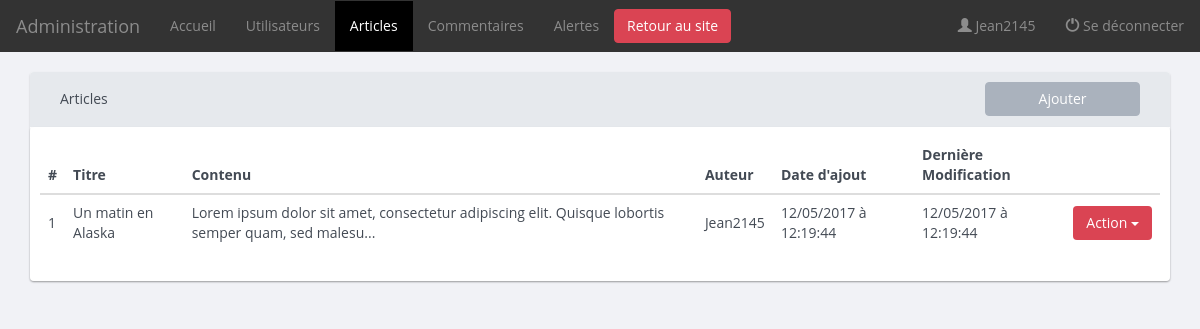
Screenshot of /admin/articles (signed in) with the database file from the repository.
### tables this page shows
CREATE TABLE `articles` (
  `id` int(11) NOT NULL,
  `title` varchar(255) NOT NULL,
  `content` text NOT NULL,
  `auteur` varchar(255) NOT NULL,
  `addDate` datetime NOT NULL,
  `modDate` datetime NOT NULL
);

### Core/View/View.php (called while the page is built, shortened)
<?php
class View
{
    public function render(string $view, array $args = [])
    {
        extract($args, EXTR_SKIP);
        $file = "../App/Views/$view";
        require $file;
    }
}

### App/Controllers/Admin/ArticlesController.php (called while the page is built, shortened)
<?php
class ArticlesController extends Controller
{
    public function indexAction()
    {
      $articlePDO = new ArticlePDO(new BDD);
      $articles = $articlePDO->getArticles();
      return $this->app['view']->render('Admin/articles.php', [
              'auth' => $this->app['auth'],
              'articles' => $articles
      ]);
    }
}

### Core/Application.php (called while the page is built, shortened)
<?php
class Application extends ArrayApp
{
  public function __construct()
  {
     $this->app['route'] = new Router($this);
     $this->app['HTTPRequest'] = new HTTPRequest($this);
     $this->app['HTTPResponse'] = new HTTPResponse($this);
     $this->app['auth'] = new Auth($this);
     $this->app['view'] = new View($this);
  }
  public function run()
  {
    $controller = $this->arrayController();
    $controller = $this->namespace() . $controller;
    $this->getController($controller, $this->app);
  }
  protected function arrayController()
  {
    $controller = $this->app['route']->getParams()['controller'];
    return $controller;
  }
  protected function namespace()
  {
    $namespace = "App\\Controllers\\";
    if($this->keyArray('namespace'))
    {
      $namespace = $namespace . $this->app['route']->getParams()['namespace'] . "\\";
    }
    return $namespace;
  }
  protected function getController(string $controller, array $app)
  {
    try {
      $controller = new $controller($app);
      return call_user_func([$controller, $this->app['route']->getParams()['action']]);
    } catch (Exception $e) {
        echo "Error loading : " . $e->getMessage();
    }
  }
  private function keyArray(string $key)
  {
     return array_key_exists($key, $this->app['route']->getParams());
  }
  private function validRoute()
  {
    $this->app['route']->setURL($this->app['HTTPRequest']->requestURI());
    $this->app['route']->setMatch($this->app['route']->getURL());
    return true;
  }
}

### web/index.php (called while the page is built, shortened)
<?php
$app = new Core\Application;
$app->run();

### Core/Domain/Manager.php (called while the page is built, shortened)
<?php
abstract class Manager
{
   protected function setDb(BDD $db)
   {
     $this->db = $db;
   }
}

### App/PDO/BDD.php (called while the page is built, shortened)
<?php
class BDD extends Config
{
  public function __construct()
  {
    try {
      $pdo = new PDO('mysql:host='. self::HOST . ';dbname=' . self::DBNAME, self::LOGIN, self::PASSWORD);
      $pdo->setAttribute(PDO::ATTR_DEFAULT_FETCH_MODE, PDO::FETCH_OBJ);
      $pdo->setAttribute(PDO::ATTR_ERRMODE, PDO::ERRMODE_EXCEPTION);
      $this->pdo = $pdo;
    } catch (Exception $e) {
      echo "Impossible d'accéder à la base de données Mysql : ".$e->getMessage();
      die();
    }
  }
}

### App/PDO/ArticlePDO.php (called while the page is built, shortened)
<?php
class ArticlePDO extends Manager
{
  public function getArticles()
  {
    $article = [];
    $query = $this->db->pdo->query('SELECT id, title, content, auteur, addDate, modDate FROM articles ORDER BY id DESC');
    while ($donnees = $query->fetch(PDO::FETCH_ASSOC))
    {
      $article[] = new Article($donnees);
    }
    return $article;
  }
}

### Core/Domain/Model.php (called while the page is built, shortened)
<?php
abstract class Model
{
  public function hydrate(array $donnees)
  {
    foreach ($donnees as $key => $value)
    {
      $method = 'set'.ucfirst($key);
    }
  }
}

### App/Models/Article.php (called while the page is built, shortened)
<?php
class Article extends Model
{
  private $id;
  private $title;
  private $content;
  private $auteur;
  private $addDate;
  private $modDate;
  public function setId(int $id)
  {
    $this->id = $id;
  }
  public function setTitle(string $title)
  {
    $this->title = $title;
  }
  public function setContent(string $content)
  {
    $this->content = $content;
  }
  public function setAuteur(string $auteur)
  {
    $this->auteur = $auteur;
  }
  public function setAddDate(string $addDate)
  {
    $this->addDate = new DateTime($addDate);
  }
  public function setModDate(string $modDate)
  {
    $this->modDate = new DateTime($modDate);
  }
  public function id() { return $this->id; }
  public function title() { return $this->title; }
  public function content() { return $this->content; }
  public function resumeBack() { return strip_tags(substr($this->content(), 0, 100)); }
  public function auteur() { return $this->auteur; }
  public function addDate() { return $this->addDate; }
  public function modDate() { return $this->modDate; }
}

### App/Views/Admin/articles.php (the view, shortened to what this page needs)
<?php include_once(__DIR__.'/../Layout/Admin/header.php'); ?>
<?php include_once(__DIR__.'/../Layout/Admin/navbar.php'); ?>
  <div class="container">
    <section class="articles">
      <div class="panel panel-default">
          <div class="panel-heading">
              <div class="col-md-10">
                <h3 class="panel-title">Articles</h3>
              </div>
              <div class="col-md-2">
                <a href="/admin/article/add" class=""><button type="button" class="btn btn-block">Ajouter</button></a>
              </div>
                <div class="clearfix"></div>
          </div>
        <div class="well">
          <?php if(!empty($articles)) : ?>
          <table class="table">
                <thead>
                  <tr>
                    <th>#</th>
                    <th>Titre</th>
                    <th>Contenu</th>
                    <th>Auteur</th>
                    <th>Date d'ajout</th>
                    <th>Dernière Modification</th>
                    <th></th>
                  </tr>
                </thead>
                <tbody>
                  <?php foreach($articles as $article) : ?>
                    <tr>
                      <td><?php echo $article->id(); ?></td>
                      <td><?php echo htmlspecialchars($article->title()); ?></td>
                      <td><?php echo htmlspecialchars($article->resumeBack()) . '...'; ?></td>
                      <td><?php echo htmlspecialchars($article->auteur()); ?></td>
                      <td><?php echo $article->addDate()->format('d/m/Y à H:i:s'); ?></td>
                      <td><?php echo $article->modDate()->format('d/m/Y à H:i:s'); ?></td>
                      <td>
                        <div class="btn-group">
                        <button type="button" class="btn btn-danger dropdown-toggle" data-toggle="dropdown">Action <span class="caret"></span></button>
                      </div>
                      </td>
                  </tr>
                  <?php endforeach; ?>
                </tbody>
              </table>
            <?php else : ?>
              <div class="alert alert-info" role="alert">
                <p>Vous n'avez pas encore posté d'article. Vous pouvez en ajouter un en cliquant sur "Ajouter". </p>
              </div>
            <?php endif; ?>
        </div>
    </section>
  </div>
<?php include_once(__DIR__.'/../Layout/Admin/footer.php'); ?>

### web/assets/css/bootflat.css (style rules this page uses)
body { font-family: 'Open Sans', 'Helvetica Neue', Helvetica, Arial, sans-serif; color: #434a54; background-color: white; }
a { color: #3bafda; text-decoration: none; }
h1, h2, h3, h4, h5, h6, .h1, .h2, .h3, .h4, .h5, .h6 { font-family: inherit; font-weight: 700; line-height: 1.1; color: inherit; }
h1, h2, h3 { margin-top: 30px; margin-bottom: 15px; }
h3, .h3 { font-size: 30px; }
.btn { color: white; }
.btn, .btn.disabled, .btn[disabled] { background-color: #aab2bd; border-color: #aab2bd; }
.btn-danger, .btn-danger:active, .btn-danger.active, .btn-danger.disabled, .btn-danger[disabled], .btn-danger .open .dropdown-toggle.btn { background-color: #da4453; border-color: #da4453; }
.btn-group .btn { border-left-color: #96a0ad; }
.btn-group .btn-danger, .btn-group .btn-danger:focus, .btn-group .btn-danger:active, .btn-group .btn-danger.active { border-left-color: #d1293a; }
.btn-group .btn:first-child, .btn-group .btn-primary:first-child, .btn-group .btn-success:first-child, .btn-group .btn-warning:first-child, .btn-group .btn-danger:first-child, .btn-group .btn-info:first-child { border-left-color: transparent; }
.well { padding: 10px; color: #434a54; background-color: white; border: none; border-radius: 4px; -webkit-box-shadow: 0 1px 2px rgba(0, 0, 0, .2); -moz-box-shadow: 0 1px 2px rgba(0, 0, 0, .2); box-shadow: 0 1px 2px rgba(0, 0, 0, .2); -webkit-border-radius: 4px; -moz-border-radius: 4px; }
.panel { background-color: white; border: none; border-radius: 4px; -webkit-box-shadow: 0 1px 2px rgba(0, 0, 0, .2); -moz-box-shadow: 0 1px 2px rgba(0, 0, 0, .2); box-shadow: 0 1px 2px rgba(0, 0, 0, .2); -webkit-border-radius: 4px; -moz-border-radius: 4px; }
.panel-heading { border-radius: 4px 4px 0 0; -webkit-border-radius: 4px 4px 0 0; -moz-border-radius: 4px 4px 0 0; }
.panel-title { font-size: 14px; font-weight: normal; color: #434a54; }
.panel-default { border-color: #e6e9ed; }
.panel-default > .panel-heading { color: #434a54; background-color: #e6e9ed; border-color: #e6e9ed; }

### web/assets/css/app.css (style rules this page uses)
body { background: rgb(241, 242, 246); }
.table>tbody>tr>td { vertical-align: inherit; }
section.users .panel-title, section.articles .panel-title, section.alerts .panel-title { line-height: 2.4; }

### rows the page displays
articles: id "1", title "Un matin en Alaska", content "Lorem ipsum dolor sit amet, consectetur adipiscing elit. Quisque lobortis semper quam, sed malesu", auteur "Jean2145", addDate "12/05/2017 à 12:19:44", modDate "12/05/2017 à 12:19:44"

### other values shown
$auth->getAttribute('authUser') "Jean2145"
